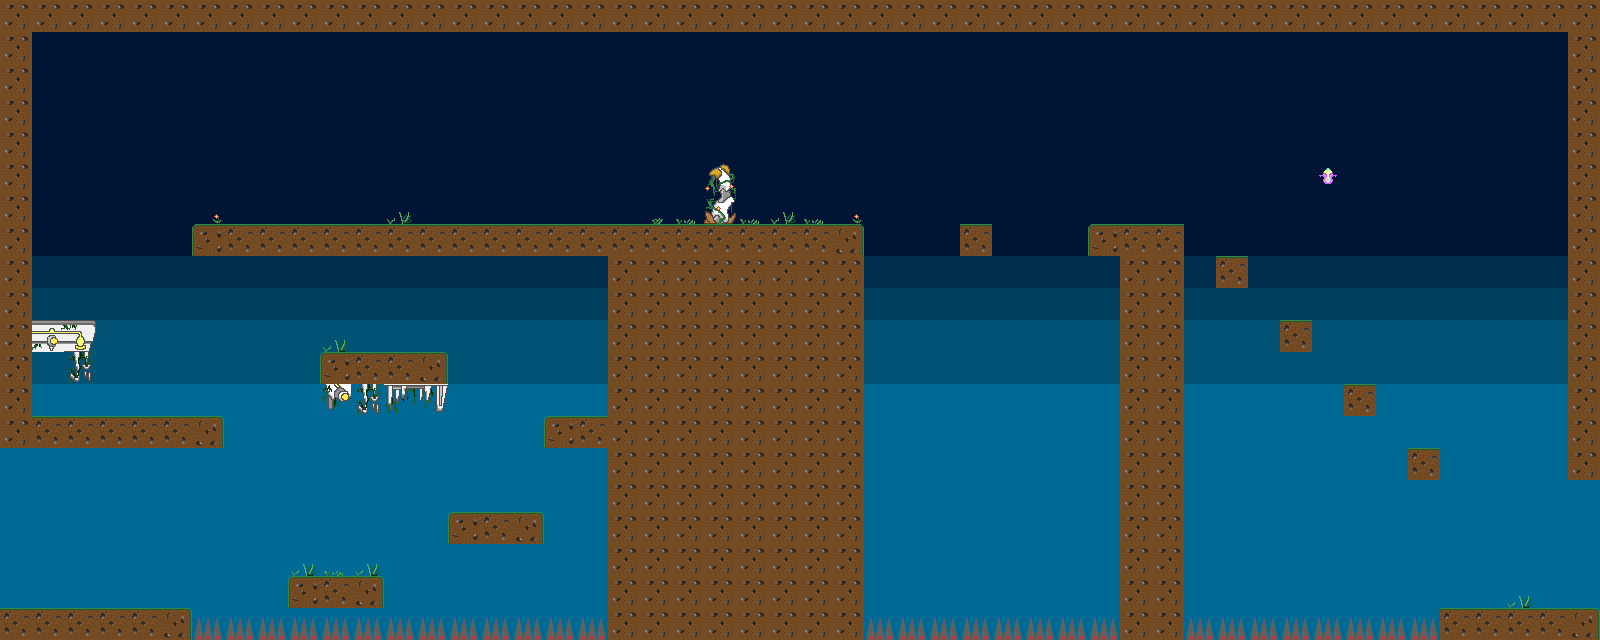

Below is a game level as drawn by its tile map, then a one-line description and the .tmx that defines it (tile-layer data replaced by summaries):
An orthogonal 50x20 tile map with 32x32 px tiles, 2 tile layers (Background Layer, Graphic Layer) and 28 objects.

<map version="1.0" tiledversion="1.1.4" orientation="orthogonal" renderorder="right-down" width="50" height="20" tilewidth="32" tileheight="32" infinite="0" nextobjectid="90">
 <tileset firstgid="1" name="pather_tilesets_334x6400" tilewidth="32" tileheight="32" tilecount="1008" columns="14">
  <image source="../pather_tilesets_334x6400.png" width="448" height="2304" />
 </tileset>
 <layer name="Background Layer" width="50" height="20">
  <data>[1000 cells, 1000 non-empty, 5 distinct tile ids]</data>
 </layer>
 <layer name="Graphic Layer" width="50" height="20">
  <data>[1000 cells, 307 non-empty, 17 distinct tile ids]</data>
 </layer>
 <objectgroup name="Ground Layer">
  <object id="25" x="0" y="608" width="192" height="32" />
  <object id="30" x="0" y="416" width="224" height="32" />
  <object id="31" x="32" y="320" width="64" height="32" />
  <object id="33" x="32" y="0" width="1568" height="32" />
  <object id="35" x="1440" y="608" width="160" height="32" />
  <object id="42" x="1216" y="256" width="32" height="32" />
  <object id="43" x="1280" y="320" width="32" height="32" />
  <object id="44" x="1344" y="384" width="32" height="32" />
  <object id="45" x="1408" y="448" width="32" height="32" />
  <object id="65" x="192" y="224" width="672" height="32" />
  <object id="67" x="288" y="576" width="96" height="32" />
  <object id="68" x="448" y="512" width="96" height="32" />
  <object id="69" x="544" y="416" width="64" height="32" />
  <object id="70" x="320" y="352" width="128" height="32" />
  <object id="79" x="960" y="224" width="32" height="32" />
  <object id="81" x="1088" y="224" width="32" height="32" />
 </objectgroup>
 <objectgroup name="Object Layer">
  <object id="56" x="1568" y="32" width="32" height="448" />
  <object id="60" x="1120" y="224" width="64" height="416" />
  <object id="61" x="608" y="256" width="32" height="384" />
  <object id="62" x="832" y="256" width="32" height="384" />
  <object id="64" x="0" y="0" width="32" height="416" />
 </objectgroup>
 <objectgroup name="Danger Zone Layer">
  <object id="73" x="192" y="608" width="416" height="32" />
  <object id="74" x="864" y="608" width="256" height="32" />
  <object id="75" x="1184" y="608" width="256" height="32" />
 </objectgroup>
 <objectgroup name="Powerup Layer">
  <object id="83" x="1312" y="160" width="32" height="32" />
 </objectgroup>
 <objectgroup name="EnemyType1 Layer">
  <object id="87" x="971" y="161" width="32" height="32" />
  <object id="88" x="448" y="192" width="32" height="32" />
  <object id="89" x="1355" y="320" width="32" height="32" />
 </objectgroup>
</map>
